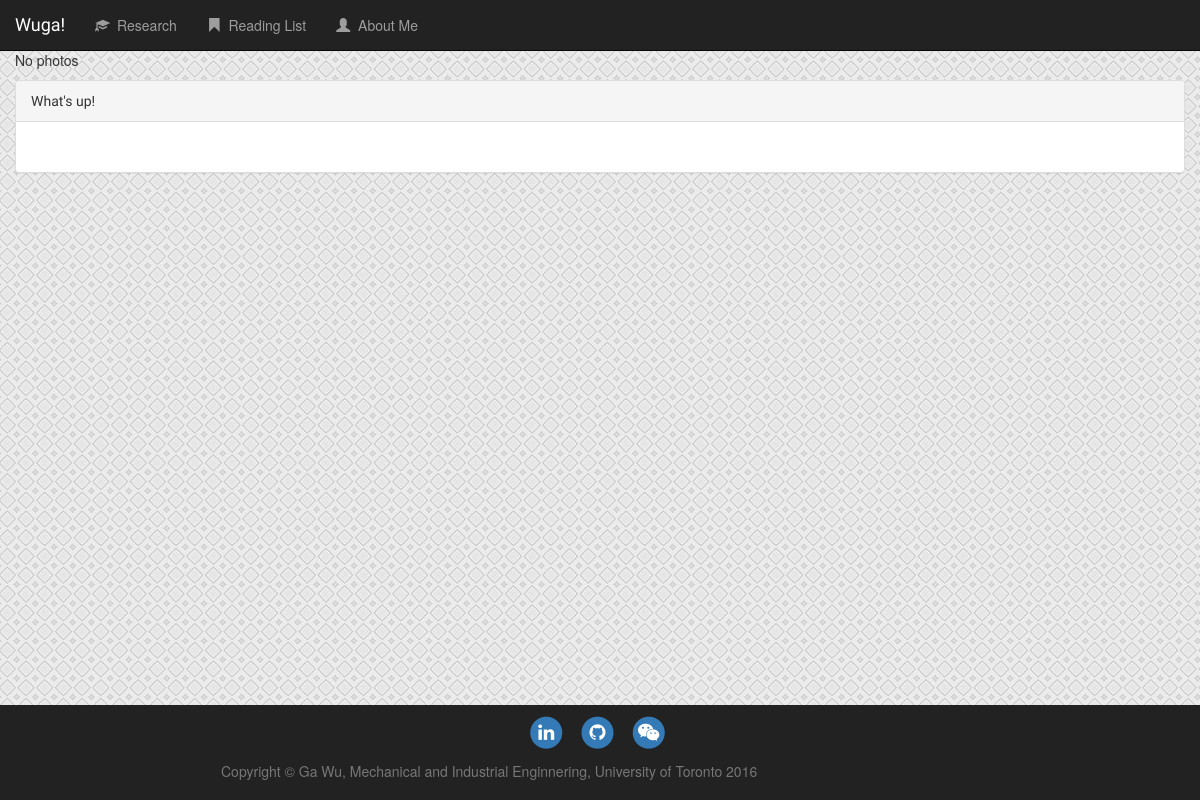
The app's page /, older data.
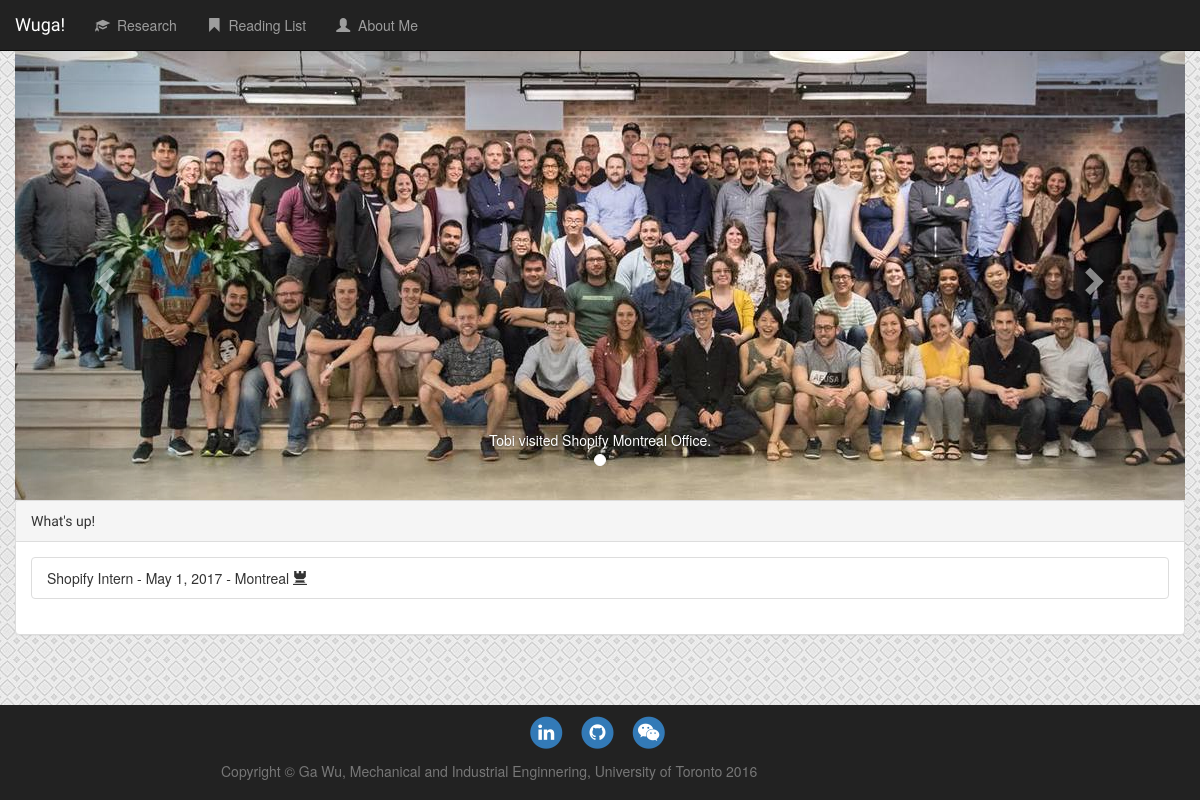
The same page, newer data.
### home/models.py (models this page shows, shortened)
class Photowall(models.Model):
    location = models.CharField(max_length=100)
    time = models.DateField()
    description = models.CharField(max_length=200)
    photo = ProcessedImageField(blank=True,
                                processors=[ResizeToFill(1170, 450)],
                                format='JPEG',
                                options={'quality': 72})

class Whatsup(models.Model):
    description = models.CharField(max_length=200)
    location = models.CharField(max_length=100)
    status = models.BooleanField(default=False)
    time = models.DateField()

### home/views.py (the view)
# urls.py: url(r'^$', views.indexview, name='index'),
def indexview(request):
    range_start = datetime.now() - timedelta(days=100)
    photos = Photowall.objects.filter(time__gte=range_start).order_by('-time')
    news = Whatsup.objects.filter(time__gte=range_start).order_by('-time')
    context = {
        "photos": photos,
        "news": news
    }
    return render(request, 'home/index.html', context)

### home/templates/home/index.html (shortened to what this page needs)
{% extends 'base.html' %}
{% block content %}
<div class="row">
{% if photos %}
<div id="carousel-example-generic" class="carousel slide" data-ride="carousel">
  <ol class="carousel-indicators">
      {% for photo in photos  %}
          {% if forloop.first %}
            <li data-target="#carousel-example-generic" data-slide-to={{ forloop.counter0 }} class="active"></li>
          {% else %}
            <li data-target="#carousel-example-generic" data-slide-to={{ forloop.counter0 }}></li>
          {% endif %}
      {% endfor %}
  </ol>
  <div class="carousel-inner" role="listbox">
      {% for photo in photos  %}
          {% if forloop.first %}
            <div class="item active">
              <img src={{ photo.photo.url }} alt="...">
              <div class="carousel-caption">
                {{ photo.description }}
              </div>
            </div>
          {% endif %}
      {% endfor %}
  </div>
  <a class="left carousel-control" href="#carousel-example-generic" role="button" data-slide="prev">
    <span class="glyphicon glyphicon-chevron-left" aria-hidden="true"></span>
  </a>
  <a class="right carousel-control" href="#carousel-example-generic" role="button" data-slide="next">
    <span class="glyphicon glyphicon-chevron-right" aria-hidden="true"></span>
  </a>
</div>
{% else %}
    <p>No photos</p>
{% endif %}
</div>
<div class="row">
<div class="panel panel-default">
  <div class="panel-heading" style="font-family: 'Gloria Hallelujah', cursive;">
      What's up!
  </div>
  <div class="panel-body">
    <ul class="list-group">
        {% for article in news %}
  <li class="list-group-item">
      {{ article.description }} - {{ article.time }} - {{ article.location }}
        {% if article.status %}
      <span class="glyphicon glyphicon-tower"></span>
      {% endif %}
  </li>
        {% endfor %}
    </ul>
  </div>
</div>
</div>
{% endblock %}

Row changes from the older to the newer data that the page shows:
added Photowall: photo (picture), description "Tobi visited Shopify Montreal Office."
added Whatsup: description "Shopify Intern", time "May 1, 2017", location "Montreal", status True (drawn)
Text that changed along with them:
text no longer shown: "No photos"
